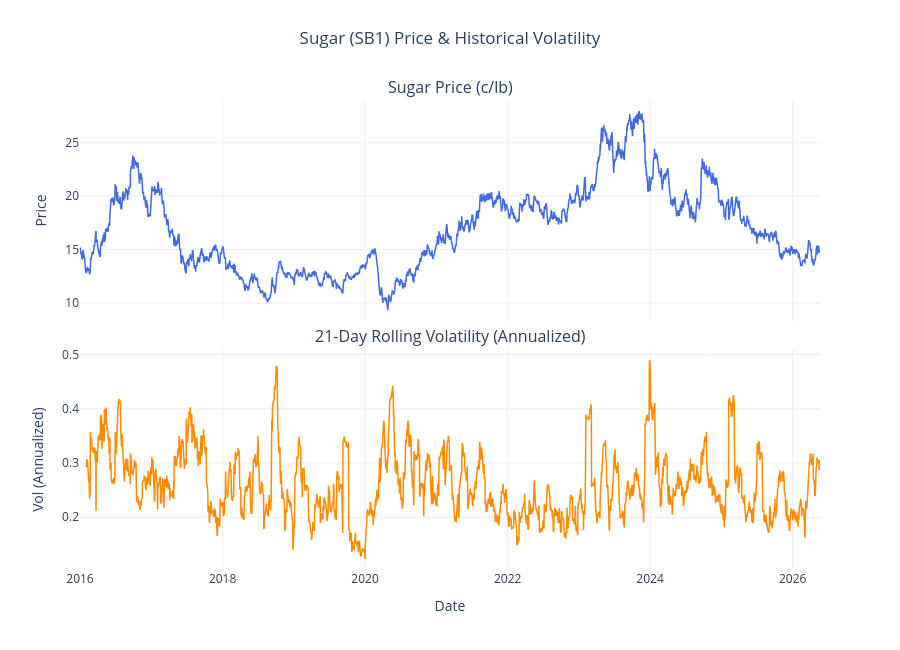

Here is the notebook cell this chart was saved with:
### Markdown cell above
<h2>Chart</h2>

### Code cell
import plotly.graph_objects as go
from plotly.subplots import make_subplots

# 1. Initialize a 2-row subplot layout
fig = make_subplots(
    rows=2, 
    cols=1, 
    shared_xaxes=True, 
    vertical_spacing=0.06,
    subplot_titles=("Sugar Price (c/lb)", "21-Day Rolling Volatility (Annualized)")
)

# 2. Add Price line to Row 1
fig.add_trace(
    go.Scatter(
        x=df["Date"], 
        y=df["Price"], 
        name="Price", 
        line=dict(color="royalblue", width=1.5)
    ),
    row=1, col=1
)

# 3. Add Volatility line to Row 2
fig.add_trace(
    go.Scatter(
        x=df["Date"], 
        y=df["Roll_Vol"], 
        name="Volatility", 
        line=dict(color="darkorange", width=1.5)
    ),
    row=2, col=1
)

# 4. Update layout and axis styling
fig.update_layout(
    title={
        'text': "Sugar (SB1) Price & Historical Volatility",
        'y':0.95,
        'x':0.5,
        'xanchor': 'center',
        'yanchor': 'top'
    },
    height=650,
    template="plotly_white",
    showlegend=False
)

# Add axis titles
fig.update_yaxes(title_text="Price", row=1, col=1)
fig.update_yaxes(title_text="Vol (Annualized)", row=2, col=1)
fig.update_xaxes(title_text="Date", row=2, col=1)

# 5. Display the figure
fig.show()

### Figure 1 — Plotly figure (JSON) as saved in the notebook; plotly's stock layout.template omitted (floating-point values rounded to 4 significant figures; data arrays with more than 128 entries replaced by an {"elided": "..."} marker saying what was removed)
{"data": [{"line": {"color": "royalblue", "width": 1.5}, "name": "Price", "type": "scatter", "x": {"elided": "2710 str values"}, "xaxis": "x", "y": {"elided": "2710 float values"}, "yaxis": "y"}, {"line": {"color": "darkorange", "width": 1.5}, "name": "Volatility", "type": "scatter", "x": {"elided": "2710 str values"}, "xaxis": "x2", "y": {"elided": "2710 float values"}, "yaxis": "y2"}], "layout": {"annotations": [{"font": {"size": 16}, "showarrow": false, "text": "Sugar Price (c/lb)", "x": 0.5, "xanchor": "center", "xref": "paper", "y": 1, "yanchor": "bottom", "yref": "paper"}, {"font": {"size": 16}, "showarrow": false, "text": "21-Day Rolling Volatility (Annualized)", "x": 0.5, "xanchor": "center", "xref": "paper", "y": 0.47, "yanchor": "bottom", "yref": "paper"}], "height": 650, "showlegend": false, "title": {"text": "Sugar (SB1) Price & Historical Volatility", "x": 0.5, "xanchor": "center", "y": 0.95, "yanchor": "top"}, "xaxis": {"anchor": "y", "domain": [0, 1], "matches": "x2", "showticklabels": false}, "xaxis2": {"anchor": "y2", "domain": [0, 1], "title": {"text": "Date"}}, "yaxis": {"anchor": "x", "domain": [0.53, 1], "title": {"text": "Price"}}, "yaxis2": {"anchor": "x2", "domain": [0, 0.47], "title": {"text": "Vol (Annualized)"}}}}
